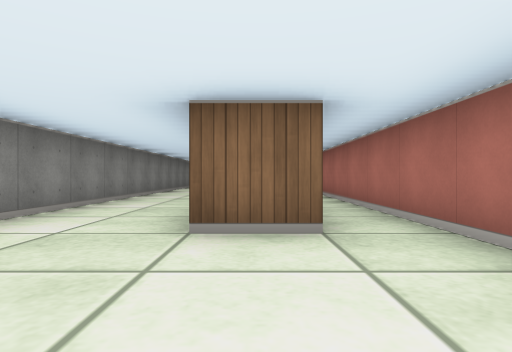
View 1 (above)

12 first-person views from a walk through a cub3D maze. The camera is about half as high as the walls, looks level and sees 75° across. The floor is counted in squares. Each view is taken from the middle of a square. On the plan, view 1 faces up. The plan holds only what a view shows up to about 9 squares ahead; the rest is blank.

View 2
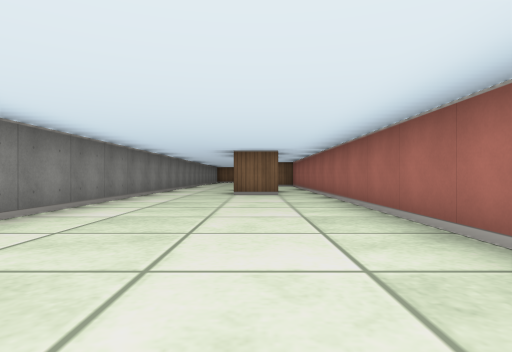

View 3
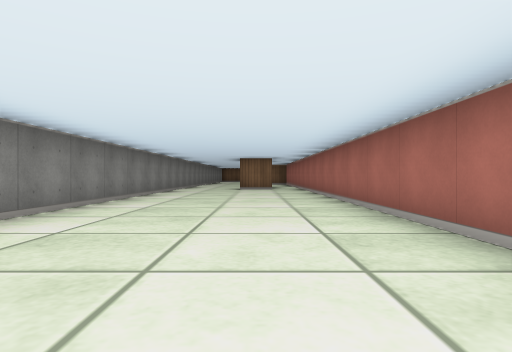

View 4
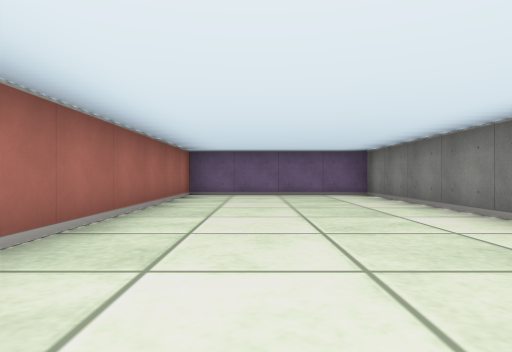

View 5
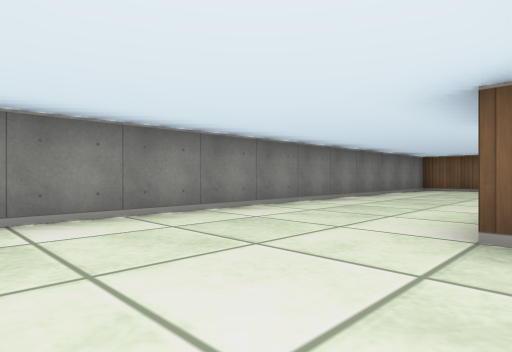

View 6
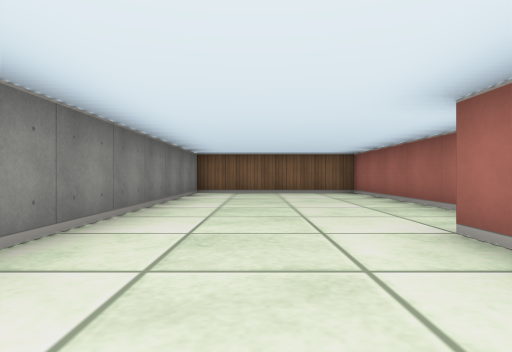

View 7
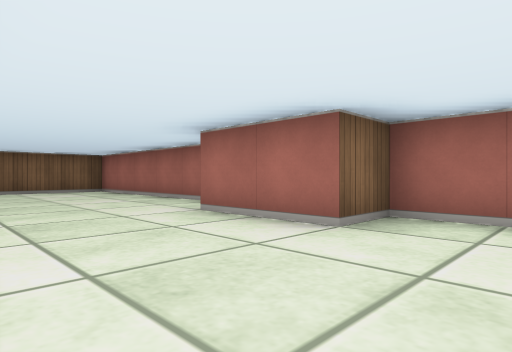

View 8
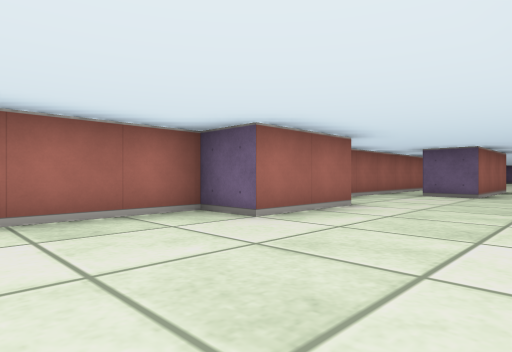

View 9
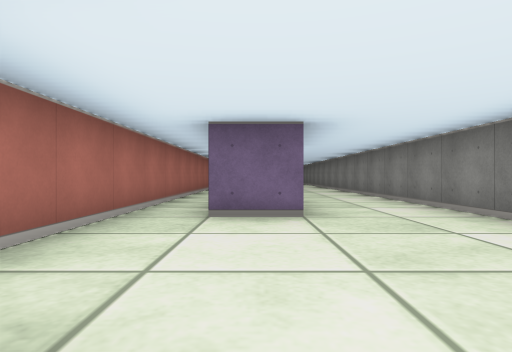

View 10
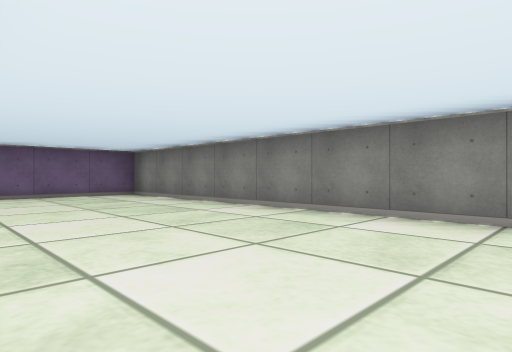

View 11
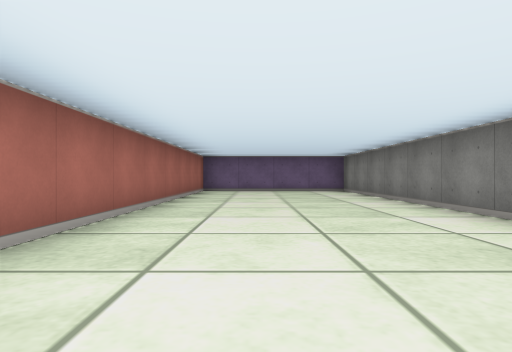

View 12
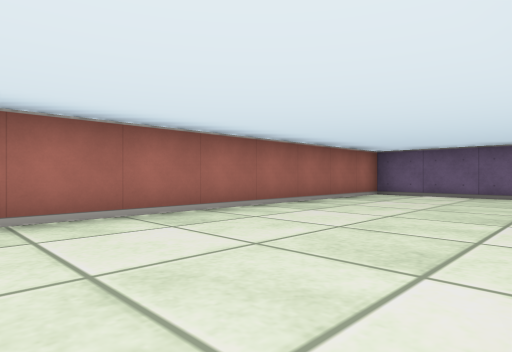

### Floor plan
Points are (right, up) in squares from view 1. A wall is a line through its corners. A room is listed if a view was taken in it or the views show most of it. See-through windows are left out.
Room 1 (views 1, 2, 3, 4, 10, 11, 12)
walls: (-2.5, 2.5) (-2.5, -9.5) (1.5, -9.5) (1.5, 2.5); (0.6, 2.5) (-0.5, 2.5)
ways out: opening at (-0.7, 3) to room 2
Room 2 (views 5, 6, 7, 8, 9)
walls: (-0.5, 2.5) (-0.5, 5.5) (0.5, 5.5); (1.5, 2.5) (1.5, 8.5) (0.5, 8.5) (0.5, 10.5) (1.5, 10.5) (1.5, 16.5) (-2.5, 16.5) (-2.5, 2.5)
ways out: opening at (-0.7, 3) to room 1

Where each view was taken, in squares from view 1:
view 1: 0 up, 0 right, facing up
view 2: 5 down, 0 right, facing up
view 3: 8 down, 0 right, facing up
view 4: 2 down, 0 right, facing down
view 5: 6 up, 1 right, facing up-left
view 6: 8 up, 1 left, facing up
view 7: 7 up, 2 left, facing up-right
view 8: 13 up, 2 left, facing down-right
view 9: 9 up, 0 right, facing down
view 10: 2 down, 1 right, facing down-left
view 11: 0 up, 0 right, facing down
view 12: 2 down, 2 left, facing down-right
